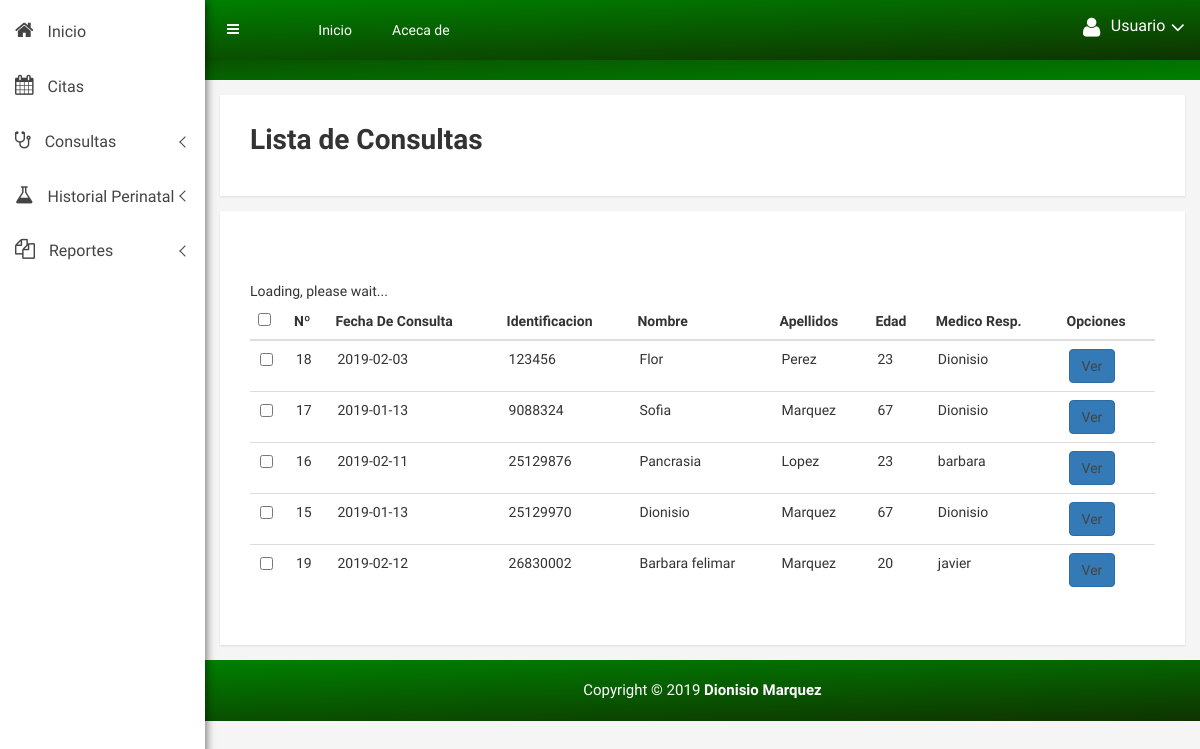
Screenshot of /vista/consul_vista_usu.php with the database file from the repository.
### tables this page shows
CREATE TABLE `consulta` (
  `idconsul` int(11) NOT NULL,
  `identificacion` int(11) NOT NULL,
  `nombre` varchar(255) NOT NULL,
  `apellidos` varchar(255) NOT NULL,
  `edad` int(11) NOT NULL,
  `fechacon` date NOT NULL,
  `peso` varchar(50) NOT NULL,
  `tenar` varchar(50) NOT NULL,
  `alut` varchar(200) NOT NULL,
  `presen` varchar(200) NOT NULL,
  `fcf` varchar(50) NOT NULL,
  `movf` varchar(50) NOT NULL,
  `ede` varchar(50) NOT NULL,
  `vari` varchar(50) NOT NULL,
  `medicos` varchar(50) NOT NULL,
  `obser` varchar(200) NOT NULL,
  `status` tinyint(1) NOT NULL
);

### vista/consul_vista_usu.php (the view, shortened to what this page needs)
<?php
try{
    $conexion = new PDO('mysql:host=localhost;dbname=centromedico','root','');
}catch(PDOException $e){
    echo "Error: ". $e->getMessage();
}
$consulta = $conexion -> prepare("
    SELECT * FROM consulta ORDER BY identificacion");
$consulta ->execute();
$consulta = $consulta ->fetchAll();
?>
<!doctype html>
<html class="no-js" lang="en">
<head>
    <link rel="stylesheet" href="css/bootstrap.min.css">
    <link rel="stylesheet" href="css/font-awesome.min.css">
    <link rel="stylesheet" href="css/owl.carousel.css">
    <link rel="stylesheet" href="css/owl.theme.css">
    <link rel="stylesheet" href="css/owl.transitions.css">
    <link rel="stylesheet" href="css/animate.css">
    <link rel="stylesheet" href="css/normalize.css">
    <link rel="stylesheet" href="css/meanmenu.min.css">
    <link rel="stylesheet" href="css/main.css">
    <link rel="stylesheet" href="css/morrisjs/morris.css">
    <link rel="stylesheet" href="css/scrollbar/jquery.mCustomScrollbar.min.css">
    <link rel="stylesheet" href="css/metisMenu/metisMenu.min.css">
    <link rel="stylesheet" href="css/metisMenu/metisMenu-vertical.css">
    <link rel="stylesheet" href="css/calendar/fullcalendar.min.css">
    <link rel="stylesheet" href="css/calendar/fullcalendar.print.min.css">
    <link rel="stylesheet" href="css/style.css">
    <link rel="stylesheet" href="css/preloader/preloader-style.css">
    <link rel="stylesheet" href="css/responsive.css">
</head>
<body>
    <div class="left-sidebar-pro">
        <nav id="sidebar" class="">
            <div class="left-custom-menu-adp-wrap comment-scrollbar">
                <nav class="sidebar-nav left-sidebar-menu-pro">
                    <ul class="metismenu" id="menu1">
                        <li class="active">
                            <a href="CenterMedicine.php">
<i class="fa big-icon fa-home icon-wrap"></i>
<span class="mini-click-non">Inicio</span>
                            </a>
                        </li>
                        <li>
<a  href="calendario.php" aria-expanded="false"><i class="fa big-icon fa-calendar icon-wrap"></i> <span class="mini-click-non">Citas</span></a>
                        </li>
                        <li>
<a class="has-arrow" href="mailbox.html" aria-expanded="false"><i class="fa big-icon fa-stethoscope icon-wrap"></i> <span class="mini-click-non">Consultas</span></a>
                        </li>
                        <li>
<a class="has-arrow" href="mailbox.html" aria-expanded="false"><i class="fa big-icon fa-flask icon-wrap"></i> <span class="mini-click-non">Historial Perinatal &nbsp; &nbsp; </span></a>
                        </li>
                        <li>
<a class="has-arrow" href="mailbox.html" aria-expanded="false"><i class="fa big-icon fa-copy icon-wrap"></i> <span class="mini-click-non">Reportes</span></a>
                        </li>
                    </ul>
                </nav>
            </div>
        </nav>
    </div>
    <div class="all-content-wrapper">
        <div class="container-fluid">
            <div class="row">
                <div class="col-lg-12 col-md-12 col-sm-12 col-xs-12">
                    <div class="logo-pro">
                    </div>
                </div>
            </div>
        </div>
        <div class="header-advance-area">
            <div class="header-top-area">
                <div class="container-fluid">
                    <div class="row">
                        <div class="col-lg-12 col-md-12 col-sm-12 col-xs-12">
                            <div class="header-top-wraper">
<div class="row">
<div class="col-lg-1 col-md-0 col-sm-1 col-xs-12">
<div class="menu-switcher-pro">
<button type="button" id="sidebarCollapse" class="btn bar-button-pro header-drl-controller-btn btn-info navbar-btn">
                                                    <i class="fa fa-bars"></i>
                                                </button>
                                        </div>
                                    </div>
<div class="col-lg-6 col-md-7 col-sm-6 col-xs-12">
<div class="header-top-menu tabl-d-n">
<ul class="nav navbar-nav mai-top-nav">
<li class="nav-item"><a href="CenterMedicineusu.php" class="nav-link">Inicio</a>
                                                </li>
<li class="nav-item"><a href="integrante_usu.php" class="nav-link">Aceca de</a>
                                                </li>
                                            </ul>
                                        </div>
                                    </div>
<div class="col-lg-5 col-md-5 col-sm-12 col-xs-12">
<div class="header-right-info">
<ul class="nav navbar-nav mai-top-nav header-right-menu">
<li class="nav-item">
<a href="#" data-toggle="dropdown" role="button" aria-expanded="false" class="nav-link dropdown-toggle">
<i class="fa fa-user adminpro-user-rounded header-riht-inf" aria-hidden="true"></i>
<span class="admin-name">Usuario</span>
<i class="fa fa-angle-down adminpro-icon adminpro-down-arrow"></i>
                                                        </a>
                                                </li>
                                            </ul>
                                        </div>
                                    </div>
                                </div>
                            </div>
                        </div>
                    </div>
                </div>
            </div>
            <div class="breadcome-area">
                <div class="container-fluid">
                    <div class="row">
                        <div class="col-lg-12 col-md-12 col-sm-12 col-xs-12">
                            <div class="breadcome-list">
                                <div class="row">
                                    <div class="col-lg-8 col-md-8 col-sm-8 col-xs-8">
                                        <br>
                                    </div>
                                </div>
                            </div>
                        </div>
                    </div>
                </div>
            </div>
        </div>
        <div class="charts-area mg-tb-15">
            <div class="container-fluid">
                <div class="row">
                    <div class="col-lg-12 col-md-12 col-sm-12 col-xs-12">
                        <div class="charts-single-pro responsive-mg-b-30">
                            <div class="alert-title">
                                <h1>Lista de Consultas</h1>
                            </div>
                        </div>
                    </div>
                </div>
            </div>
        </div>
        <div class="data-table-area mg-tb-15">
            <div class="container-fluid">
                <div class="row">
                    <div class="col-lg-12 col-md-12 col-sm-12 col-xs-12">
                        <div class="sparkline13-list">
                            <div class="sparkline13-graph">
                                <div class="datatable-dashv1-list custom-datatable-overright">
                                    <br>
									<br>
<table id="table" data-toggle="table" >
                                        <thead>
                                            <tr>
											  	<th>Nº</th>
								                <th>Fecha De Consulta</th>
												<th>Identificacion</th>
												<th>Nombre</th>
												<th>Apellidos</th>
												<th>Edad</th>
												<th>Medico Resp.</th>
												<th colspan ="1">Opciones</th>
                                            </tr>
                                        </thead>
                                        <tbody>
                                        <?php foreach ($consulta as $Sql): ?>
											<tr >
<?php echo "<td>". $Sql['idconsul']. "</td>"; ?>
<?php echo "<td class='mayusculas'>". $Sql['fechacon']. "</td>"; ?>
<?php echo "<td class='mayusculas'>". $Sql['identificacion']. "</td>"; ?>
<?php echo "<td class='mayusculas'>". $Sql['nombre']. "</td>"; ?>
<?php echo "<td class='mayusculas'>". $Sql['apellidos']. "</td>"; ?>
<?php echo "<td class='mayusculas'>". $Sql['edad']. "</td>"; ?>
<?php echo "<td class='mayusculas'>". $Sql['medicos']. "</td>"; ?>
<?php echo "<td class='centrar'>"."<a href='verconsulta_usu.php?idconsul=".$Sql['idconsul']."' class='eliminar class= btn btn-custon-rounded-two btn-primary'>Ver</a>". "</td>"; ?>
											</tr>
										<?php endforeach; ?>
                                        </tbody>
                                    </table>
                                </div>
                            </div>
                        </div>
                    </div>
                </div>
            </div>
        </div>
        <div class="footer-copyright-area">
            <div class="container-fluid">
                <div class="row">
                    <div class="col-lg-12">
                        <div class="footer-copy-right">
                            <p>Copyright &copy; 2019 <b><a href="/">Dionisio Marquez</a></b></p>
                        </div>
                    </div>
                </div>
            </div>
        </div>
    </div>
</body>
</html>

### css/main.css (style rules this page uses)
html { color: #222; font-size: 1em; line-height: 1.4; }

### css/metisMenu/metisMenu-vertical.css (style rules this page uses)
.sidebar-nav { background: #fff; }
.sidebar-nav ul { padding: 0; margin: 0; list-style: none; background: #f5f5f5; }
.sidebar-nav .metismenu { background: #fff; display: -webkit-box; display: -ms-flexbox; display: flex; -webkit-box-orient: vertical; -webkit-box-direction: normal; -ms-flex-direction: column; flex-direction: column; }
.sidebar-nav .metismenu li + li { margin-top: 5px; }
.sidebar-nav .metismenu li:first-child { margin-top: 5px; }
.sidebar-nav .metismenu li:last-child { margin-bottom: 5px; }
.sidebar-nav .metismenu > li { display: -webkit-box; display: -ms-flexbox; display: flex; -webkit-box-orient: vertical; -webkit-box-direction: normal; -ms-flex-direction: column; flex-direction: column; position: relative; }
.sidebar-nav .metismenu a { position: relative; display: block; padding: 13px 15px; color: #444; outline-width: 0; transition: all .3s ease-out; font-size:16px; }
.sidebar-nav .metismenu li .icon-wrap { margin-right:10px; font-size:20px; }

### css/style.css (style rules this page uses)
green html, body { height: 100%; font-family: 'Play', sans-serif;font-weight:400;background:#f5f5f5; }
p { margin:0 0 15px; }
h1, h2, h3, h4, h5, h6 { margin: 0 0 10px; font-weight:700; }
a { transition: all 0.3s ease 0s;text-decoration:none; }
a:visited, a:link, a:active { text-decoration: none; }
ul { list-style: outside none none; margin: 0; padding: 0 }
.mg-tb-15 { margin:15px 0px; }
.all-content-wrapper { margin-left: 205px; transition: all 0.3s; }
.left-sidebar-pro { z-index: 9999; width: 240px; }
#sidebar { min-width: 200px; background: #fff; color: #fff; position:fixed; transition: all 0.3s; z-index:999; height:100%; box-shadow: 0px 0px 10px 0 rgba(0,0,0,.42), 0 0px 10px 0 rgba(0,0,0,.12), 0 0px 10px 0px rgba(0,0,0,.2); }
.bar-button-pro { margin: 13px 0px; }
.menu-switcher-pro { transition:all .4s ease 0s; }
.menu-switcher-pro button { background: none; border:none; }
.footer-copyright-area { background: -webkit-linear-gradient(178deg, green 0%, #0F3301 100%); background: linear-gradient(178deg, green 0%, #0F3301 100%); padding: 20px 0px; text-align: center; }
.footer-copy-right p { margin: 0px; font-size: 15px; color: #fff; }
.footer-copy-right a { color:#fff; text-decoration:none; }
.comment-scrollbar, .timeline-scrollbar, .messages-scrollbar, .project-list-scrollbar { height: 580px; }
.header-top-menu .navbar-nav>li>a { padding: 20px 20px; color: #fff; font-size:14px; }
.header-right-info .navbar-nav { float:right; padding:17px 0px; }
.header-right-info ul.header-right-menu li { display:inline-block; }
.header-right-info ul.header-right-menu > li > a { display:inline-block; color:#fff; padding: 0px 0px 0px 20px; font-size:22px; text-decoration:none; position:relative; }
.header-right-info .admin-name { display: inline-block; color: #fff; font-size: 16px; position: relative; top: -4px; margin-left:5px; }
.breadcome-list { padding-top:20px; padding-bottom:20px; }
.header-advance-area { background: -webkit-linear-gradient(178deg, green 0%, #0F3301 100%); background: linear-gradient(178deg, #0F3301 0%, green 100%); }
.product-sales-chart, .analytics-info-cs, .tranffic-als-inner, .analytics-rounded, .single-new-trend, .personal-info-wrap, .author-widgets-single, .calender-inner, .product-status-wrap, .review-tab-pro-inner, .income-dashone-total, .analytics-adminpro-wrap, .analytics-sparkle-line, .analysis-progrebar, .sparkline8-list, .sparkline9-list, .sparkline7-list, .sparkline10-list, .sparkline12-list, .sparkline13-list, .sparkline14-list, .sparkline13-list, .sparkline11-list, .x-editable-list, .code-editor-single, .blog-details-inner, .charts-single-pro, .about-sparkline, .sparkline-list, .button-ad-wrap, .tab-content-details, .sparkline16-list, .sparkline15-list, .tinymce-single { padding:30px; background:#fff; -webkit-box-shadow: 0px 1px 2px 0px rgba(0, 0, 0, 0.1); box-shadow: 0px 1px 2px 0px rgba(0, 0, 0, 0.1); }
.header-top-area { position: fixed; background: -webkit-linear-gradient(178deg, green 0%, #0F3301 100%); background: linear-gradient(178deg, green 0%, #0F3301 100%); z-index: 99; left: 200px; right: 0; top: 0; margin: 0 auto; transition: all 0.3s; }
.custom-datatable-overright table tbody tr td a { color: #444; font-size: 14px; }
.custom-datatable-overright table tbody tr td { padding-left: 10px !important; padding-right: 5px !important; font-size: 14px; text-align: left; }

### rows the page displays
consulta: idconsul "18", fechacon "2019-02-03", identificacion "123456", nombre "Flor", apellidos "Perez", edad "23", medicos "Dionisio"
consulta: idconsul "17", fechacon "2019-01-13", identificacion "9088324", nombre "Sofia", apellidos "Marquez", edad "67", medicos "Dionisio"
consulta: idconsul "16", fechacon "2019-02-11", identificacion "25129876", nombre "Pancrasia", apellidos "Lopez", edad "23", medicos "barbara"
consulta: idconsul "15", fechacon "2019-01-13", identificacion "25129970", nombre "Dionisio", apellidos "Marquez", edad "67", medicos "Dionisio"
consulta: idconsul "19", fechacon "2019-02-12", identificacion "26830002", nombre "Barbara felimar", apellidos "Marquez", edad "20", medicos "javier"
